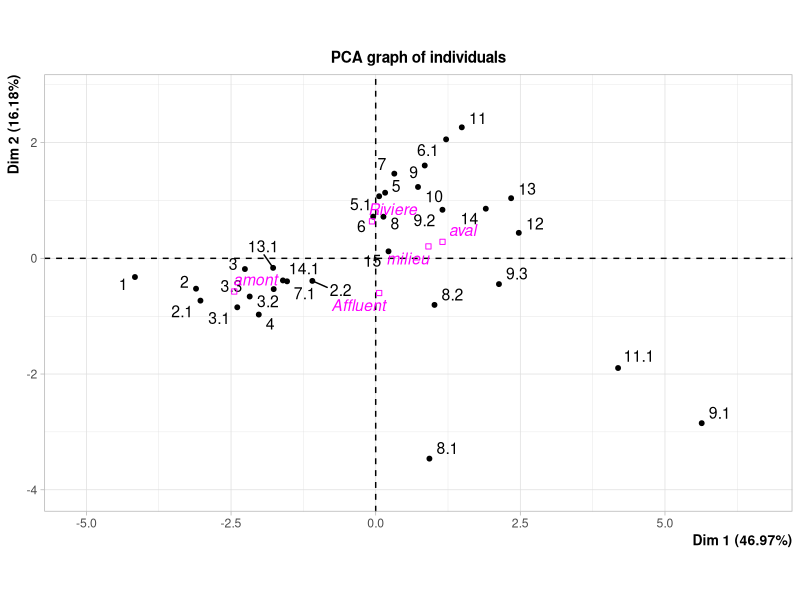
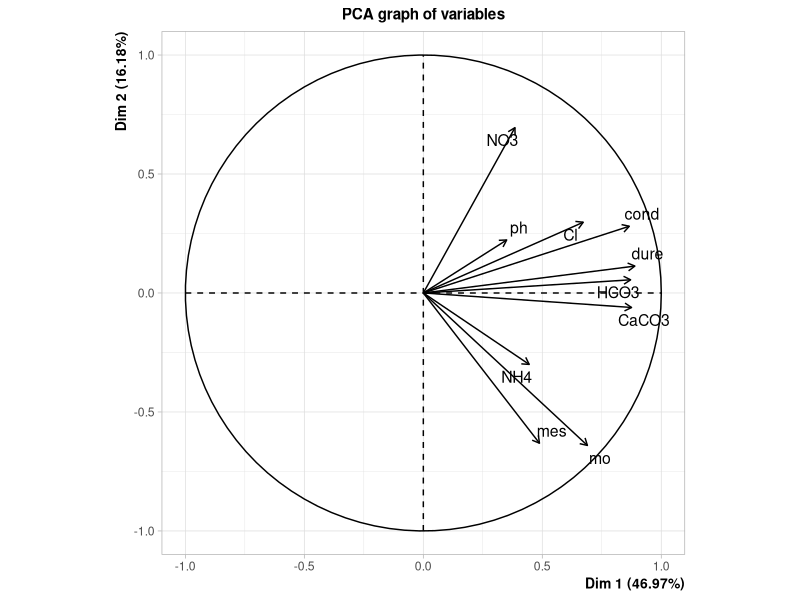
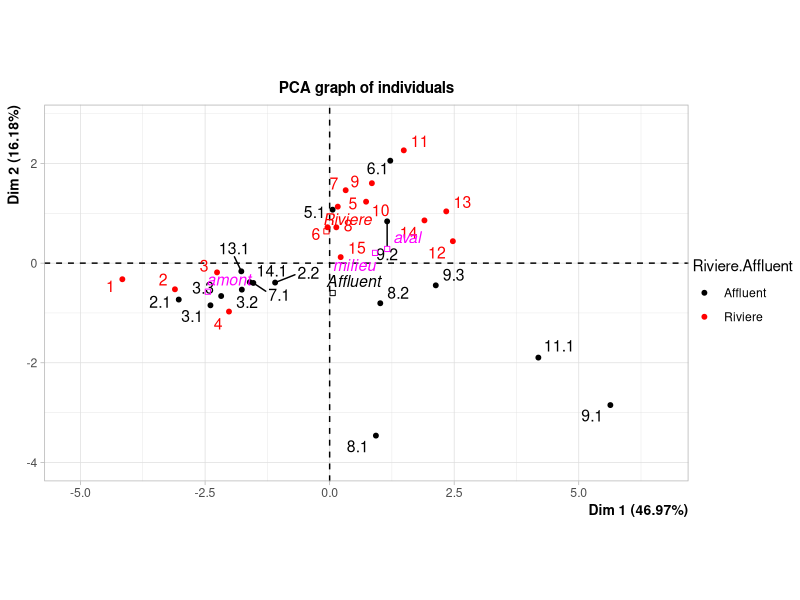
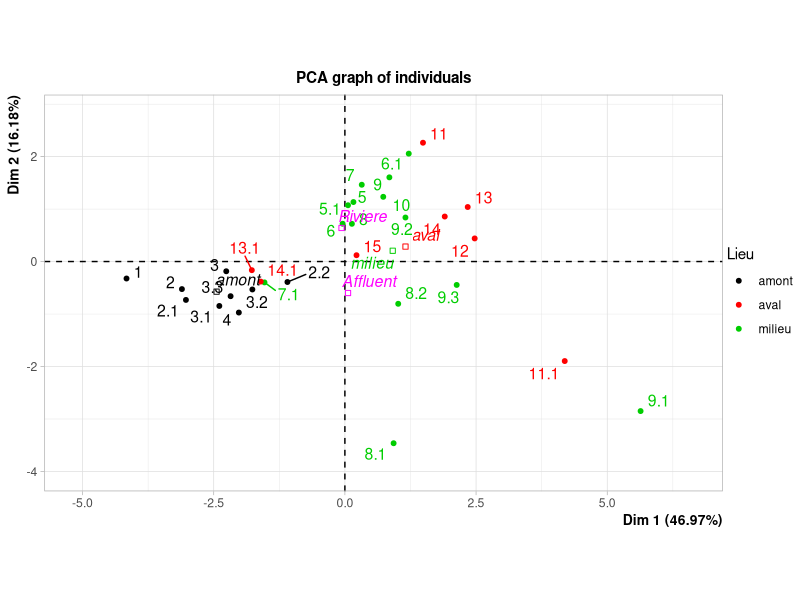
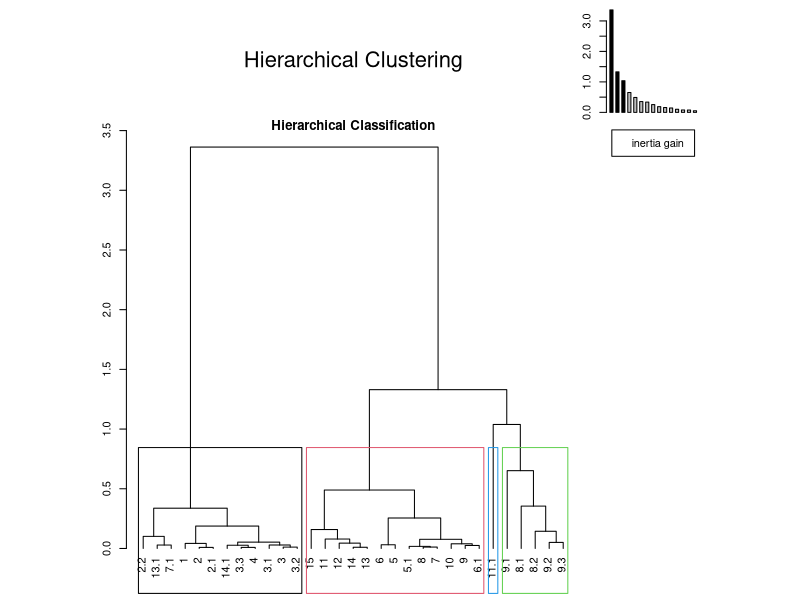
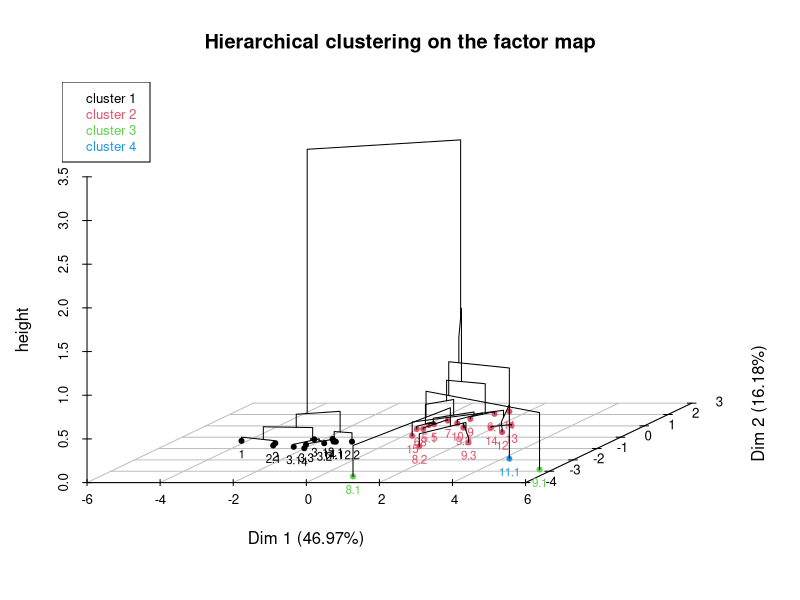
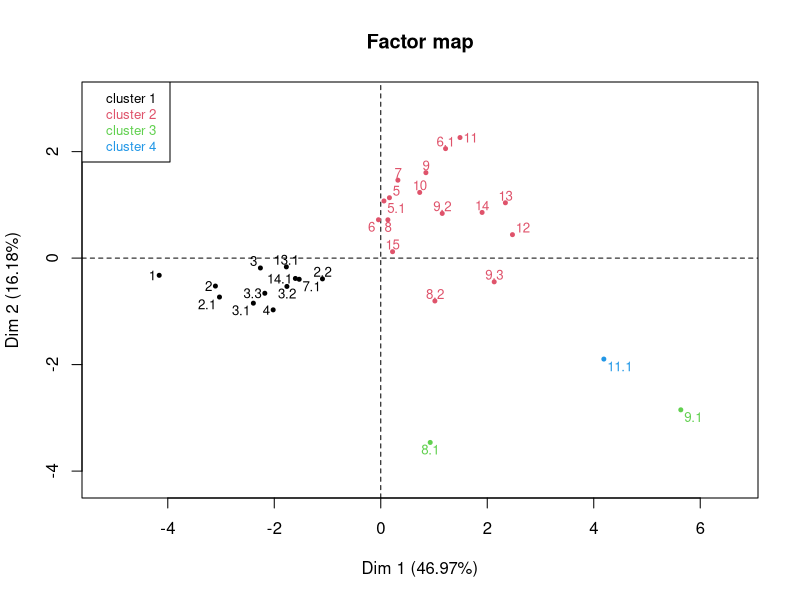
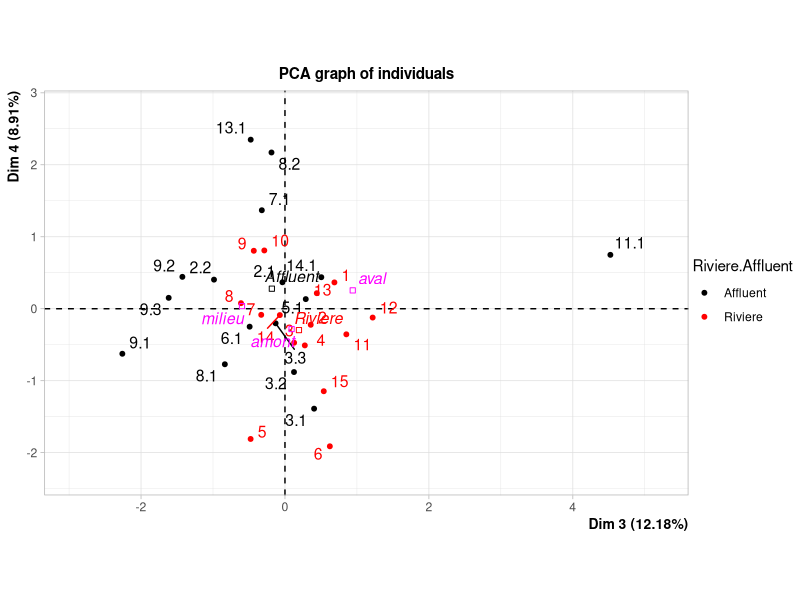

Source code (R) for these figures, in order:
#############################
## Jeu de données rivière ###
#############################

## Importation des données

setwd("C:/Users/husson/AOBox/Travail/huss/Enseign/cours/Analyse donnees/FC_cepe/data ecologie")
riviere <- read.table("riviere.csv",sep=";",header=TRUE,row.names=1,fileEncoding="latin1")
summary(riviere)

## ACP

library(FactoMineR)
res=PCA(riviere,quali.sup=1:2)
plot(res,hab=1)
plot(res,hab=2)

## Classification

res.hcpc <- HCPC(res,nb.clust=4)
res.hcpc$desc.var

plot(res,hab=1,axes=3:4) ## permet de voir que les individus 11-1 et 9-1 sont éloignés sur les axes suivants
plot(res,choix="var",axes=3:4)
